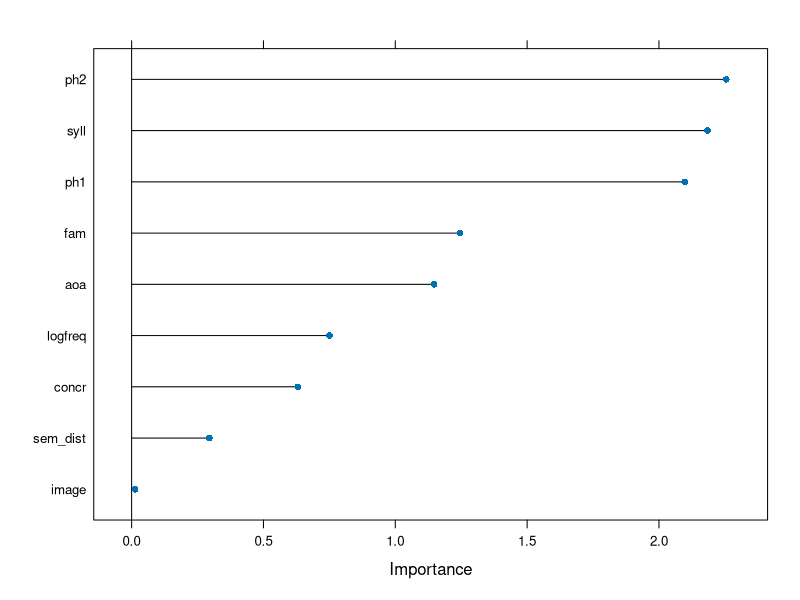

Reproduce this figure in R. (Note: this script raises an error after producing the figure.)
df <- read.delim('results.txt', row.names=1, header=FALSE)
colnames(df) <- c('sem_dist', 'fam', 'image', 'concr', 'syll', 'logfreq', 'aoa', 'ph1', 'ph2')
df.scale <- data.frame(scale(df))
df.scale$y <- read.csv('borda_y.csv', header=FALSE, row.names=1)[, 1]

### ANOVA
anova.fit <- aov(y ~ ., data=df.scale)
summary(anova.fit)

### stepwise regression
lm.fit.null <- lm(y ~ 1, data=df.scale)
lm.fit.full <- lm(y ~ ., data=df.scale)
stepreg <- step(lm.fit.null, scope=list(upper=lm.fit.full), direction="both")

### Feature importance
library(mlbench)
library(caret)

# Linear regression
control <- trainControl(method="repeatedcv", number=20, repeats=10)
model1 <- train(y~., df.scale, method="lm", trControl=control)
imp1 <- varImp(model1, scale=FALSE)
print(imp1)
plot(imp1)

# partial least squares
model1 <- train(y~., df.scale, method="kernelpls", trControl=control)
imp1 <- varImp(model1, scale=FALSE)
print(imp1)
plot(imp1)

fit.final <- lm(y ~ fam + syll + aoa + ph2, data=df.scale)